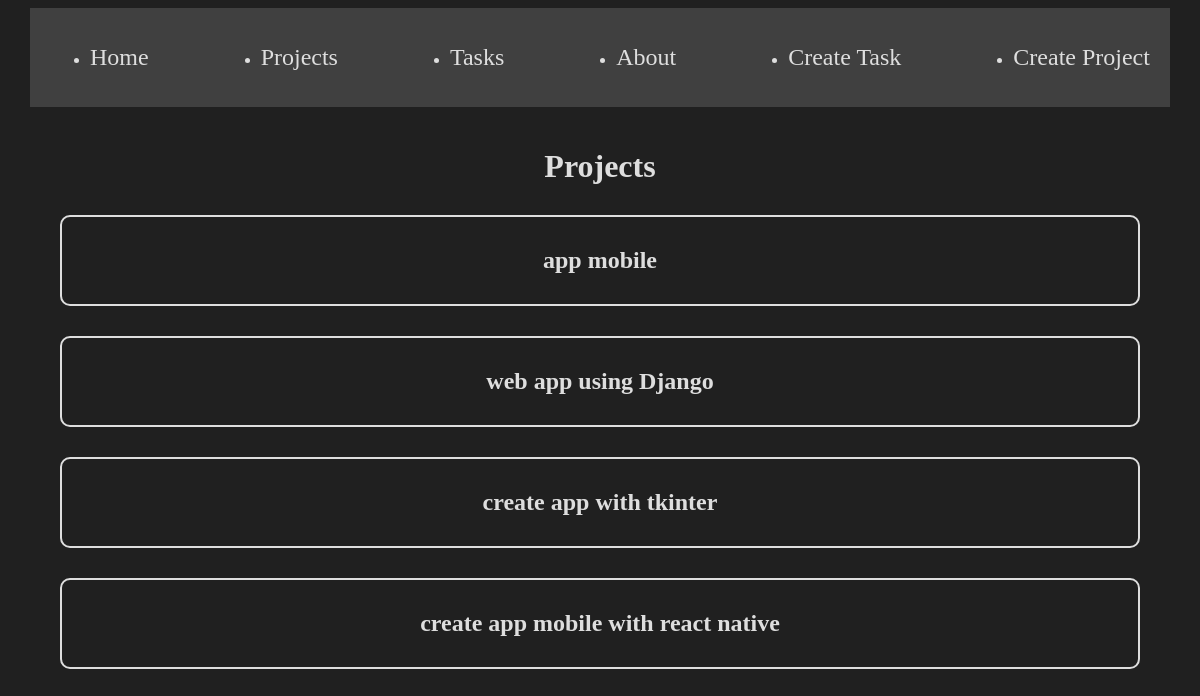
The page /projects/ on the database as committed earlier.
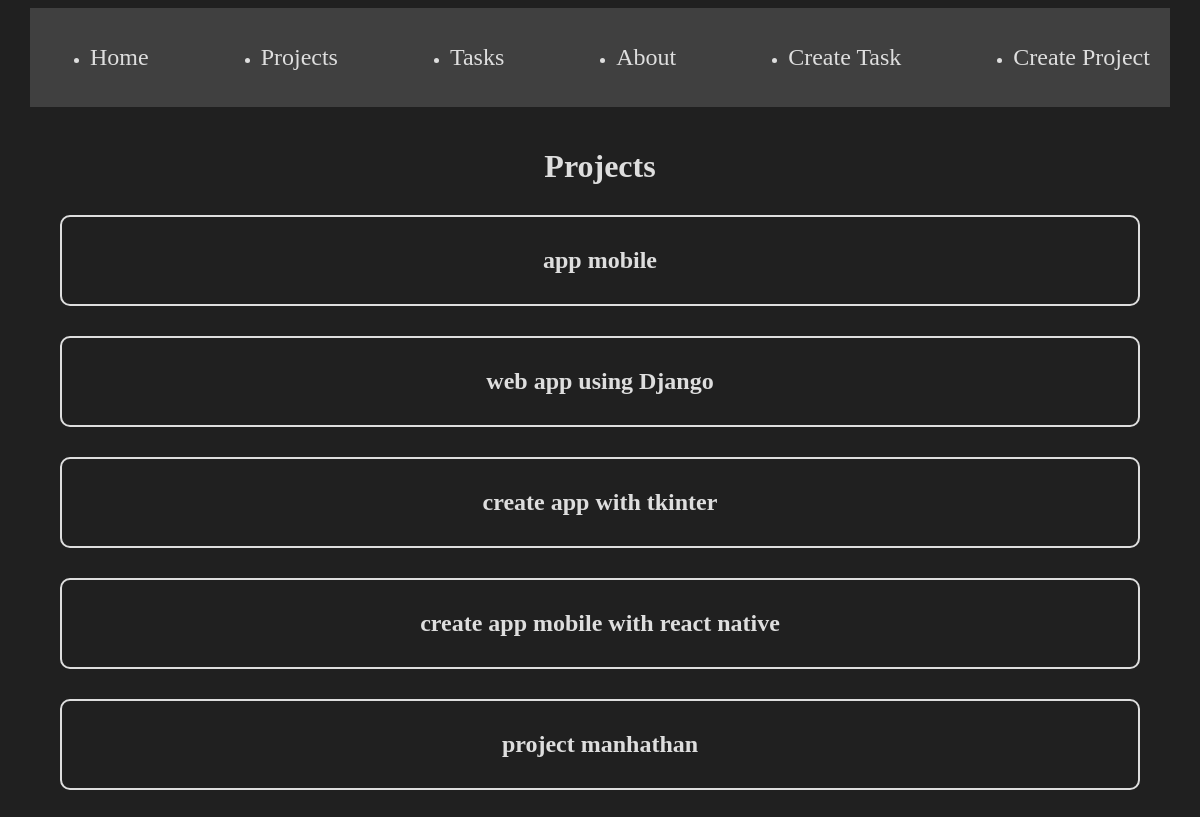
The same page on the database as committed later.
### myapp/models.py (models this page shows, shortened)
class Project(models.Model):
    name = models.CharField(max_length=200)

### myapp/views.py (the view)
# urls.py: path('projects/', views.projects, name="projects"),
def projects(request):
    projects = Project.objects.all()
    return render(request, 'projects/projects.html', {'projects': projects})

### myapp/templates/projects/projects.html
{% extends "layouts/base.html" %}
{% block content %}
<h1>Projects</h1>
{% for project in projects%}
<div class="card">
    <a href="{% url '/project_detail' project.id %}"><h2>{{project.name}}</h2></a>
</div>
{%endfor%}
{% endblock %}

Rows that differ between the two databases and show on the page:
added Project: name "project manhathan"
